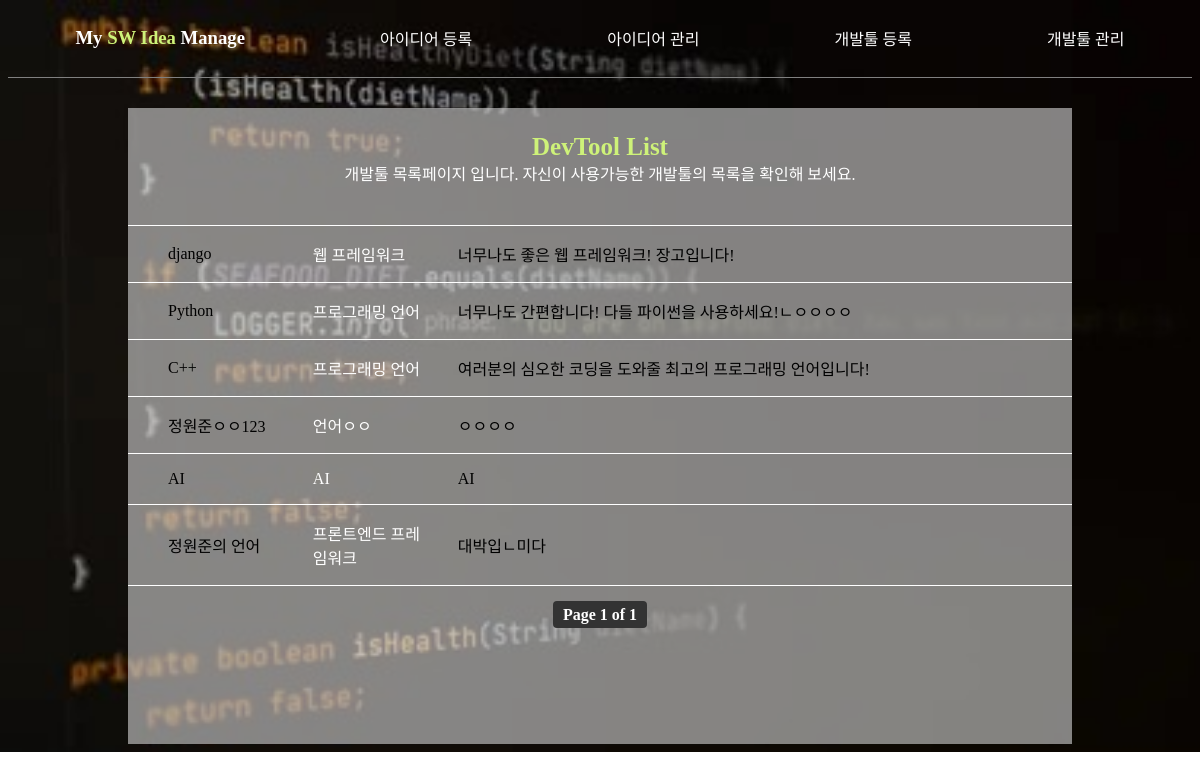
Page /tool/list on the committed database.
### apps/tool/models.py (models this page shows, shortened)
class Tool(models.Model):
    name = models.CharField('이름:', max_length=20)
    kind = models.CharField('종류:', max_length=20)
    content = models.TextField('개발툴 설명:')

### apps/tool/views.py (the view)
# urls.py: path('', views.list, name='list'),
def list(request):
    tools = Tool.objects.all()
    paginator = Paginator(tools, 6)
    page_number = request.GET.get('page', 1)
    page_obj = paginator.get_page(page_number)
    context = {
        'page_obj': page_obj
    }
    return render(request, 'tool/list.html', context)

### templates/tool/list.html (shortened to what this page needs)
{% extends 'base.html' %}
{% load static %}
    {% block head %}
        <link rel="stylesheet" href="{% static 'tool/list.css' %}">
    {% endblock %}
    {% block content %}
    <div class="list_container">
        <h3 class="form_title yellow">DevTool List</h3>
        <p class="discription">개발툴 목록페이지 입니다. 자신이 사용가능한 개발툴의 목록을 확인해 보세요.</p>
        <div class="item_container">
            {% for tool in page_obj %}
            <div class="item">
                <a href="{% url 'tool:detail' tool.pk %}" class="tool_name">{{ tool.name }}</a>
                <p class="tool_kind">{{ tool.kind }}</p>
                <p class="tool_content">{{ tool.content }}</p>
            </div>
            {% endfor %}
        </div>
        <div class="pagination">
            <span class="step-links">
                <span class="current">
                    Page {{ page_obj.number }} of {{ page_obj.paginator.num_pages }}
                </span>
            </span>
        </div>
    </div>
    {% endblock %}

### static/base.css (style rules this page uses)
html { background-image: url('coding.jpg'); background-size: cover; background-repeat: no-repeat; }
a { text-decoration: none; color: white; transition: opacity 0.5s ease; }
.yellow { color: rgb(206, 242, 121); }

### static/tool/list.css (style rules this page uses)
.list_container { display: flex; flex-direction: column; justify-content: center; align-items: center; margin-top: 30px; padding-bottom: 100px; max-width: 100%; }
.form_title { font-size: 25px; margin-bottom: 0; }
.discription { margin-block: 0; color: white; }
.item_container { display: flex; flex-direction: column; max-width: 100%; margin-top: 40px; }
.item:first-child { border-top: 1px solid white; }
.item { width: 1000px; border-bottom: 1px solid white; display: flex; align-items: center; gap: 30px; max-width: 100%; box-sizing: border-box; padding-inline: 40px; }
.tool_name { flex: 1; color: black; }
.tool_kind { flex: 1; color: white; }
.tool_content { flex: 5; width: 300px; overflow: hidden; white-space: nowrap; text-overflow: ellipsis; }
.pagination { margin: 20px 0; display: flex; justify-content: center; gap: 20px; }
.pagination .current { padding: 5px 10px; font-weight: bold; color: #fff; background-color: #333; border-radius: 4px; }

### rows in the picture
Tool: name "django", kind "웹 프레임워크", content "너무나도 좋은 웹 프레임워크! 장고입니다!"
Tool: name "Python", kind "프로그래밍 언어", content "너무나도 간편합니다! 다들 파이썬을 사용하세요!ㄴㅇㅇㅇㅇ"
Tool: name "C++", kind "프로그래밍 언어", content "여러분의 심오한 코딩을 도와줄 최고의 프로그래밍 언어입니다!"
Tool: name "정원준ㅇㅇ123", kind "언어ㅇㅇ", content "ㅇㅇㅇㅇ"
Tool: name "AI", kind "AI", content "AI"
Tool: name "정원준의 언어", kind "프론트엔드 프레임워크", content "대박입ㄴ미다"

### other values in the picture
{{ page_obj.number }} "1"
{{ page_obj.paginator.num_pages }} "1"
